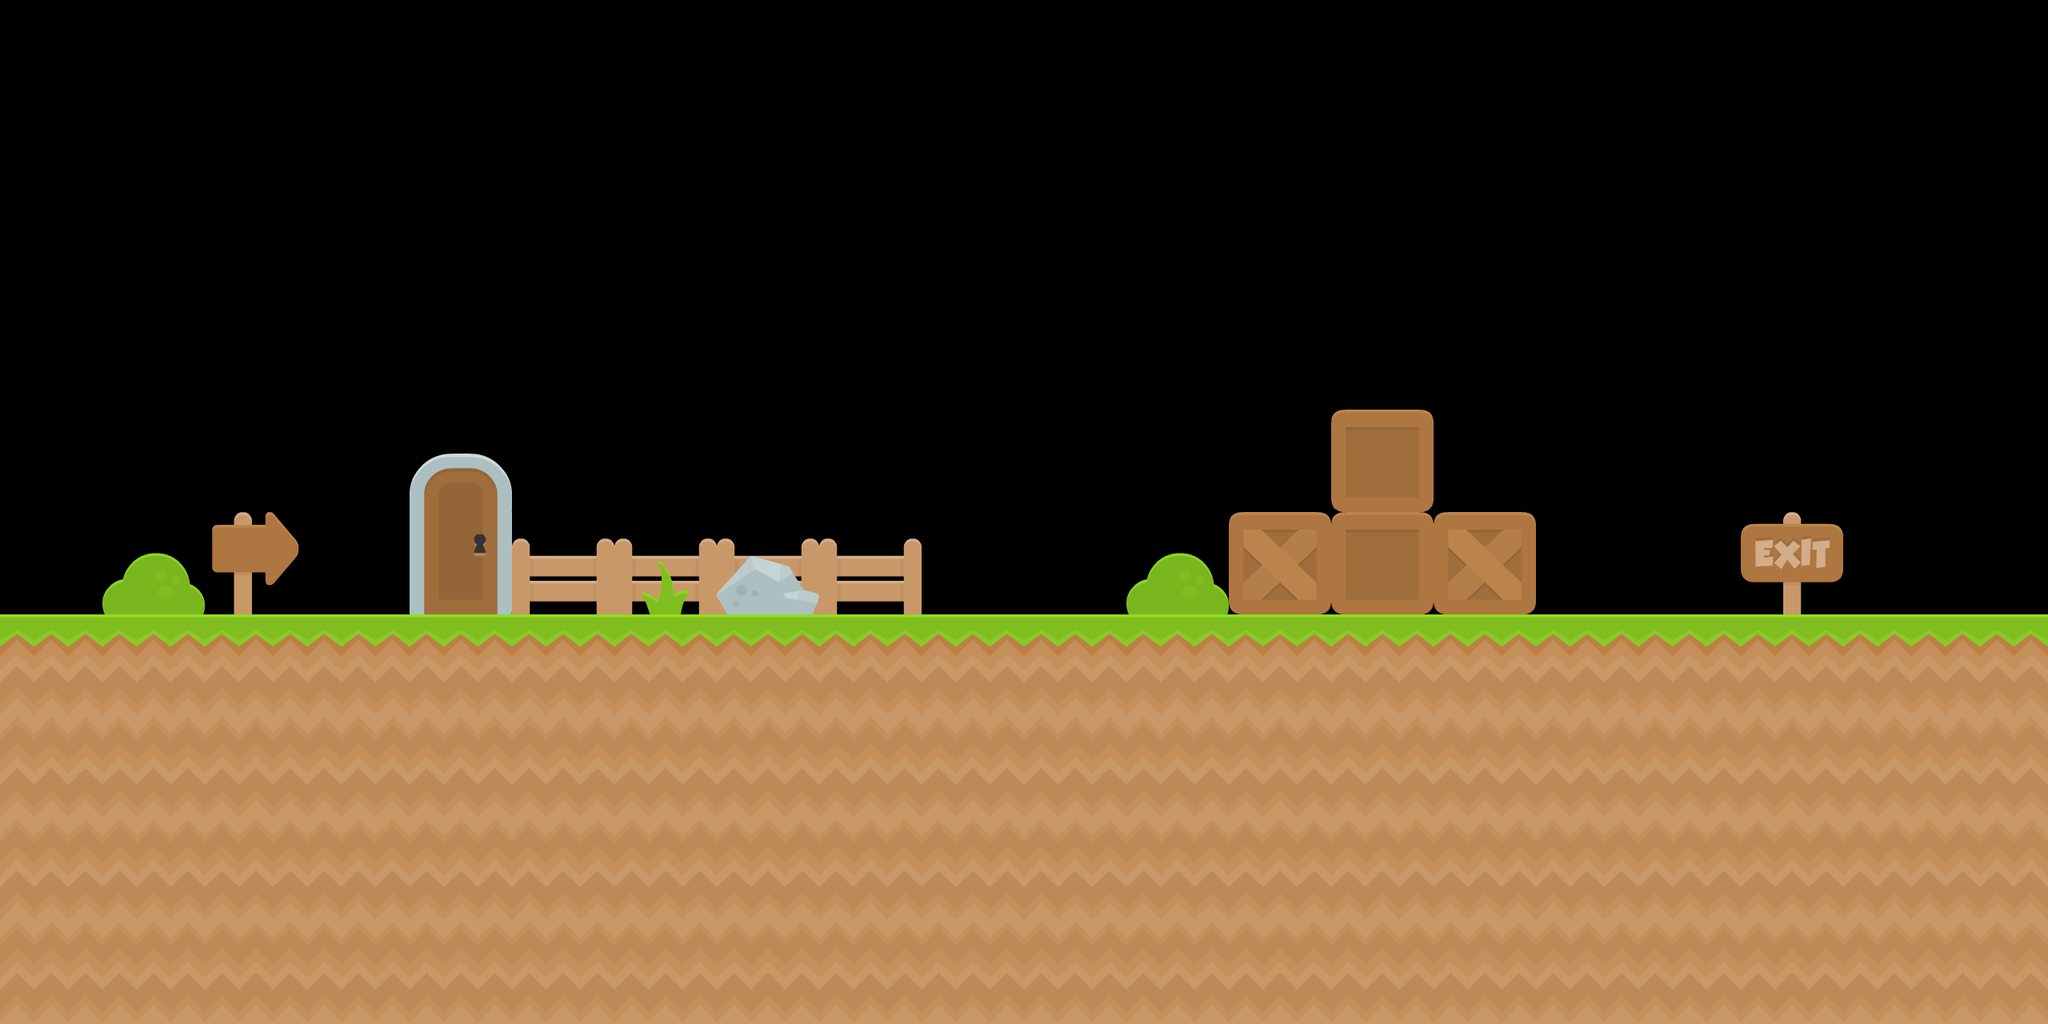

The image is a tile-based game level rendered from a .tmx file. Its description and complete source (layers, tilesets, objects, tile grids) follow:
An orthogonal 20x10 tile map with 128x128 px tiles, 2 tile layers (Tile Layer 1, Tile Layer 2), 2 tilesets.

<map version="1.0" tiledversion="1.1.6" orientation="orthogonal" renderorder="right-down" width="20" height="10" tilewidth="128" tileheight="128" infinite="0" nextobjectid="1">
 <properties>
  <property name="background" value="blue_grass.png" />
 </properties>
 <tileset firstgid="1" name="spritesheet_ground" tilewidth="128" tileheight="128" tilecount="128" columns="8">
  <image source="spritesheet_ground.png" width="1024" height="2048" />
 </tileset>
 <tileset firstgid="129" name="spritesheet_tiles" tilewidth="128" tileheight="128" tilecount="128" columns="8">
  <image source="spritesheet_tiles.png" width="1024" height="2048" />
 </tileset>
 <layer name="Tile Layer 1" width="20" height="10">
  <data encoding="csv">
0,0,0,0,0,0,0,0,0,0,0,0,0,0,0,0,0,0,0,0,
0,0,0,0,0,0,0,0,0,0,0,0,0,0,0,0,0,0,0,0,
0,0,0,0,0,0,0,0,0,0,0,0,0,0,0,0,0,0,0,0,
0,0,0,0,0,0,0,0,0,0,0,0,0,0,0,0,0,0,0,0,
0,0,0,0,212,0,0,0,0,0,0,0,0,0,0,0,0,0,0,0,
0,0,139,0,220,188,188,188,188,0,0,0,0,0,0,0,0,189,0,0,
9,9,9,9,9,9,9,9,9,9,9,9,9,9,9,9,9,9,9,9,
2,2,2,2,2,2,2,2,2,2,2,2,2,2,2,2,2,2,2,2,
2,2,2,2,2,2,2,2,2,2,2,2,2,2,2,2,2,2,2,2,
2,2,2,2,2,2,2,2,2,2,2,2,2,2,2,2,2,2,2,2
</data>
 </layer>
 <layer name="Tile Layer 2" width="20" height="10">
  <data encoding="csv">
0,0,0,0,0,0,0,0,0,0,0,0,0,0,0,0,0,0,0,0,
0,0,0,0,0,0,0,0,0,0,0,0,0,0,0,0,0,0,0,0,
0,0,0,0,0,0,0,0,0,0,0,0,0,0,0,0,0,0,0,0,
0,0,0,0,0,0,0,0,0,0,0,0,0,0,0,0,0,0,0,0,
0,0,0,0,0,0,0,0,0,0,0,0,0,169,0,0,0,0,0,0,
0,244,0,0,0,0,172,171,0,0,0,244,161,169,161,0,0,0,0,0,
0,0,0,0,0,0,0,0,0,0,0,0,0,0,0,0,0,0,0,0,
0,0,0,0,0,0,0,0,0,0,0,0,0,0,0,0,0,0,0,0,
0,0,0,0,0,0,0,0,0,0,0,0,0,0,0,0,0,0,0,0,
0,0,0,0,0,0,0,0,0,0,0,0,0,0,0,0,0,0,0,0
</data>
 </layer>
</map>
